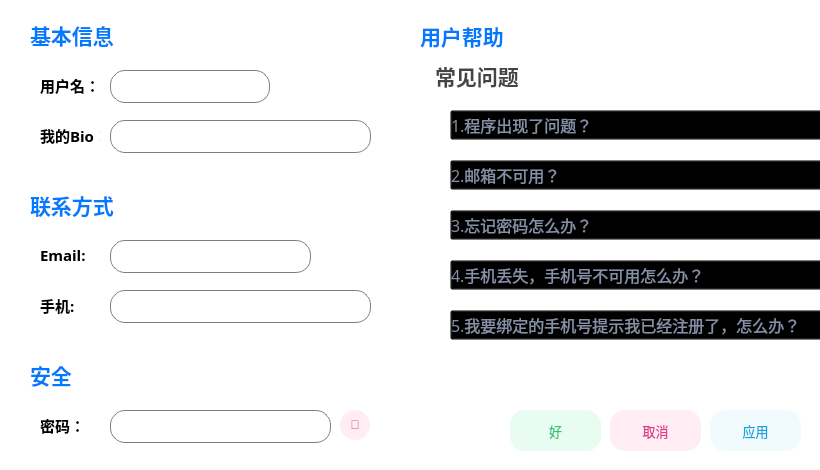
<?xml version="1.0" encoding="UTF-8"?>
<ui version="4.0">
 <class>MeWidget</class>
 <widget class="QWidget" name="MeWidget">
  <property name="geometry">
   <rect>
    <x>0</x>
    <y>0</y>
    <width>820</width>
    <height>470</height>
   </rect>
  </property>
  <property name="windowTitle">
   <string>Form</string>
  </property>
  <property name="styleSheet">
   <string notr="true">background-color: rgb(255, 255, 255);</string>
  </property>
  <widget class="QLabel" name="label">
   <property name="geometry">
    <rect>
     <x>30</x>
     <y>20</y>
     <width>90</width>
     <height>30</height>
    </rect>
   </property>
   <property name="font">
    <font>
     <family>微软雅黑</family>
     <pointsize>16</pointsize>
     <weight>75</weight>
     <bold>true</bold>
    </font>
   </property>
   <property name="styleSheet">
    <string notr="true">color: rgb(0, 123, 255);</string>
   </property>
   <property name="text">
    <string>基本信息</string>
   </property>
  </widget>
  <widget class="QLabel" name="label_2">
   <property name="geometry">
    <rect>
     <x>30</x>
     <y>190</y>
     <width>90</width>
     <height>30</height>
    </rect>
   </property>
   <property name="font">
    <font>
     <family>微软雅黑</family>
     <pointsize>16</pointsize>
     <weight>75</weight>
     <bold>true</bold>
    </font>
   </property>
   <property name="styleSheet">
    <string notr="true">color: rgb(0, 123, 255);</string>
   </property>
   <property name="text">
    <string>联系方式</string>
   </property>
  </widget>
  <widget class="QLabel" name="label_3">
   <property name="geometry">
    <rect>
     <x>420</x>
     <y>20</y>
     <width>91</width>
     <height>31</height>
    </rect>
   </property>
   <property name="font">
    <font>
     <family>微软雅黑</family>
     <pointsize>16</pointsize>
     <weight>75</weight>
     <bold>true</bold>
    </font>
   </property>
   <property name="styleSheet">
    <string notr="true">color: rgb(0, 123, 255);</string>
   </property>
   <property name="text">
    <string>用户帮助</string>
   </property>
  </widget>
  <widget class="QLineEdit" name="lineEdit_username">
   <property name="geometry">
    <rect>
     <x>110</x>
     <y>70</y>
     <width>160</width>
     <height>33</height>
    </rect>
   </property>
   <property name="font">
    <font>
     <family>微软雅黑</family>
     <pointsize>11</pointsize>
    </font>
   </property>
   <property name="styleSheet">
    <string notr="true">border-radius:15px;
border:1px solid grey;</string>
   </property>
  </widget>
  <widget class="QLabel" name="label_4">
   <property name="geometry">
    <rect>
     <x>40</x>
     <y>70</y>
     <width>60</width>
     <height>30</height>
    </rect>
   </property>
   <property name="font">
    <font>
     <family>微软雅黑</family>
     <pointsize>11</pointsize>
     <weight>75</weight>
     <bold>true</bold>
    </font>
   </property>
   <property name="text">
    <string>用户名：</string>
   </property>
  </widget>
  <widget class="QLineEdit" name="lineEdit_bio">
   <property name="geometry">
    <rect>
     <x>110</x>
     <y>120</y>
     <width>261</width>
     <height>33</height>
    </rect>
   </property>
   <property name="font">
    <font>
     <family>微软雅黑</family>
     <pointsize>11</pointsize>
    </font>
   </property>
   <property name="styleSheet">
    <string notr="true">border-radius:15px;
border:1px solid grey;</string>
   </property>
  </widget>
  <widget class="QLabel" name="label_5">
   <property name="geometry">
    <rect>
     <x>40</x>
     <y>120</y>
     <width>60</width>
     <height>30</height>
    </rect>
   </property>
   <property name="font">
    <font>
     <family>微软雅黑</family>
     <pointsize>11</pointsize>
     <weight>75</weight>
     <bold>true</bold>
    </font>
   </property>
   <property name="text">
    <string>我的Bio：</string>
   </property>
  </widget>
  <widget class="QLineEdit" name="lineEdit_email">
   <property name="geometry">
    <rect>
     <x>110</x>
     <y>240</y>
     <width>201</width>
     <height>33</height>
    </rect>
   </property>
   <property name="font">
    <font>
     <family>微软雅黑</family>
     <pointsize>11</pointsize>
    </font>
   </property>
   <property name="styleSheet">
    <string notr="true">border-radius:15px;
border:1px solid grey;</string>
   </property>
  </widget>
  <widget class="QLabel" name="label_6">
   <property name="geometry">
    <rect>
     <x>40</x>
     <y>240</y>
     <width>60</width>
     <height>30</height>
    </rect>
   </property>
   <property name="font">
    <font>
     <family>微软雅黑</family>
     <pointsize>11</pointsize>
     <weight>75</weight>
     <bold>true</bold>
    </font>
   </property>
   <property name="text">
    <string>Email:</string>
   </property>
  </widget>
  <widget class="QLineEdit" name="lineEdit_phone">
   <property name="geometry">
    <rect>
     <x>110</x>
     <y>290</y>
     <width>261</width>
     <height>33</height>
    </rect>
   </property>
   <property name="font">
    <font>
     <family>微软雅黑</family>
     <pointsize>11</pointsize>
    </font>
   </property>
   <property name="styleSheet">
    <string notr="true">border-radius:15px;
border:1px solid grey;</string>
   </property>
  </widget>
  <widget class="QLabel" name="label_7">
   <property name="geometry">
    <rect>
     <x>40</x>
     <y>290</y>
     <width>60</width>
     <height>30</height>
    </rect>
   </property>
   <property name="font">
    <font>
     <family>微软雅黑</family>
     <pointsize>11</pointsize>
     <weight>75</weight>
     <bold>true</bold>
    </font>
   </property>
   <property name="text">
    <string>手机:</string>
   </property>
  </widget>
  <widget class="QPushButton" name="btn_apply">
   <property name="geometry">
    <rect>
     <x>710</x>
     <y>410</y>
     <width>91</width>
     <height>41</height>
    </rect>
   </property>
   <property name="font">
    <font>
     <family>微软雅黑</family>
     <pointsize>10</pointsize>
    </font>
   </property>
   <property name="toolTip">
    <string>&lt;html&gt;&lt;head/&gt;&lt;body&gt;&lt;p&gt;立即保存你的修改&lt;/p&gt;&lt;/body&gt;&lt;/html&gt;</string>
   </property>
   <property name="styleSheet">
    <string notr="true">QPushButton{
	color:#13A4DB; 
	background-color:#F1FBFE;

	transition-duration: 0.4s;
    border: 3px;
    border-radius: 15px;
}

QPushButton:hover{
	background-color:#1383B6;
	color:white;
}

</string>
   </property>
   <property name="text">
    <string>应用</string>
   </property>
  </widget>
  <widget class="QPushButton" name="btn_cancel">
   <property name="geometry">
    <rect>
     <x>610</x>
     <y>410</y>
     <width>91</width>
     <height>41</height>
    </rect>
   </property>
   <property name="font">
    <font>
     <family>微软雅黑</family>
     <pointsize>10</pointsize>
    </font>
   </property>
   <property name="toolTip">
    <string>&lt;html&gt;&lt;head/&gt;&lt;body&gt;&lt;p&gt;不做任何保存，返回主界面&lt;/p&gt;&lt;/body&gt;&lt;/html&gt;</string>
   </property>
   <property name="styleSheet">
    <string notr="true">QPushButton{
	color:#DF3B88; 
	background-color:#FFEDF3;

	transition-duration: 0.4s;
    border: 3px;
    border-radius: 15px;
}

QPushButton:hover{
	background-color:#DF3B88;
	color:white;
}

</string>
   </property>
   <property name="text">
    <string>取消</string>
   </property>
  </widget>
  <widget class="QPushButton" name="btn_OK">
   <property name="geometry">
    <rect>
     <x>510</x>
     <y>410</y>
     <width>91</width>
     <height>41</height>
    </rect>
   </property>
   <property name="font">
    <font>
     <family>微软雅黑</family>
     <pointsize>10</pointsize>
    </font>
   </property>
   <property name="toolTip">
    <string>&lt;html&gt;&lt;head/&gt;&lt;body&gt;&lt;p&gt;保存并返回主界面&lt;/p&gt;&lt;/body&gt;&lt;/html&gt;</string>
   </property>
   <property name="styleSheet">
    <string notr="true">QPushButton{
	color:#34C471; 
	background-color:#E9FCF1;

	transition-duration: 0.4s;
    border: 3px;
    border-radius: 15px;
}

QPushButton:hover{
	background-color:#34C471;
	color:white;
}

</string>
   </property>
   <property name="text">
    <string>好</string>
   </property>
  </widget>
  <widget class="QLabel" name="label_8">
   <property name="geometry">
    <rect>
     <x>30</x>
     <y>170</y>
     <width>351</width>
     <height>16</height>
    </rect>
   </property>
   <property name="styleSheet">
    <string notr="true">border-image: url(:/hr_long.png);</string>
   </property>
   <property name="text">
    <string/>
   </property>
  </widget>
  <widget class="QLabel" name="label_9">
   <property name="geometry">
    <rect>
     <x>440</x>
     <y>370</y>
     <width>371</width>
     <height>16</height>
    </rect>
   </property>
   <property name="styleSheet">
    <string notr="true">border-image: url(:/hr_long.png);</string>
   </property>
   <property name="text">
    <string/>
   </property>
  </widget>
  <widget class="QLabel" name="label_10">
   <property name="geometry">
    <rect>
     <x>435</x>
     <y>60</y>
     <width>380</width>
     <height>31</height>
    </rect>
   </property>
   <property name="font">
    <font>
     <family>微软雅黑</family>
     <pointsize>16</pointsize>
     <weight>75</weight>
     <bold>true</bold>
    </font>
   </property>
   <property name="styleSheet">
    <string notr="true">color: #444444;</string>
   </property>
   <property name="text">
    <string>常见问题</string>
   </property>
  </widget>
  <widget class="QPushButton" name="pushButton_Q1">
   <property name="geometry">
    <rect>
     <x>450</x>
     <y>110</y>
     <width>380</width>
     <height>30</height>
    </rect>
   </property>
   <property name="font">
    <font>
     <family>微软雅黑</family>
     <pointsize>12</pointsize>
    </font>
   </property>
   <property name="styleSheet">
    <string notr="true">QPushButton{
color:#8590A6;
background:transparent;
text-align:left;
}
QPushButton:hover{
background-color:#E9FCF1;
color:black;
}</string>
   </property>
   <property name="text">
    <string>1.程序出现了问题？</string>
   </property>
  </widget>
  <widget class="QPushButton" name="pushButton_Q2">
   <property name="geometry">
    <rect>
     <x>450</x>
     <y>160</y>
     <width>380</width>
     <height>30</height>
    </rect>
   </property>
   <property name="font">
    <font>
     <family>微软雅黑</family>
     <pointsize>12</pointsize>
    </font>
   </property>
   <property name="styleSheet">
    <string notr="true">QPushButton{
color:#8590A6;
background:transparent;
text-align:left;
}
QPushButton:hover{
background-color:#E9FCF1;
color:black;
}</string>
   </property>
   <property name="text">
    <string>2.邮箱不可用？</string>
   </property>
  </widget>
  <widget class="QPushButton" name="pushButton_Q3">
   <property name="geometry">
    <rect>
     <x>450</x>
     <y>210</y>
     <width>380</width>
     <height>30</height>
    </rect>
   </property>
   <property name="font">
    <font>
     <family>微软雅黑</family>
     <pointsize>12</pointsize>
    </font>
   </property>
   <property name="styleSheet">
    <string notr="true">QPushButton{
color:#8590A6;
background:transparent;
text-align:left;
}
QPushButton:hover{
background-color:#E9FCF1;
color:black;
}</string>
   </property>
   <property name="text">
    <string>3.忘记密码怎么办？</string>
   </property>
  </widget>
  <widget class="QPushButton" name="pushButton_Q4">
   <property name="geometry">
    <rect>
     <x>450</x>
     <y>260</y>
     <width>380</width>
     <height>30</height>
    </rect>
   </property>
   <property name="font">
    <font>
     <family>微软雅黑</family>
     <pointsize>12</pointsize>
    </font>
   </property>
   <property name="styleSheet">
    <string notr="true">QPushButton{
color:#8590A6;
background:transparent;
text-align:left;
}
QPushButton:hover{
background-color:#E9FCF1;
color:black;
}</string>
   </property>
   <property name="text">
    <string>4.手机丢失，手机号不可用怎么办？</string>
   </property>
  </widget>
  <widget class="QPushButton" name="pushButton_Q5">
   <property name="geometry">
    <rect>
     <x>450</x>
     <y>310</y>
     <width>380</width>
     <height>30</height>
    </rect>
   </property>
   <property name="font">
    <font>
     <family>微软雅黑</family>
     <pointsize>12</pointsize>
    </font>
   </property>
   <property name="styleSheet">
    <string notr="true">QPushButton{
color:#8590A6;
background:transparent;
text-align:left;
}
QPushButton:hover{
background-color:#E9FCF1;
color:black;
}</string>
   </property>
   <property name="text">
    <string>5.我要绑定的手机号提示我已经注册了，怎么办？</string>
   </property>
  </widget>
  <widget class="QLabel" name="label_11">
   <property name="geometry">
    <rect>
     <x>30</x>
     <y>340</y>
     <width>351</width>
     <height>16</height>
    </rect>
   </property>
   <property name="styleSheet">
    <string notr="true">border-image: url(:/hr_long.png);</string>
   </property>
   <property name="text">
    <string/>
   </property>
  </widget>
  <widget class="QLabel" name="label_12">
   <property name="geometry">
    <rect>
     <x>30</x>
     <y>360</y>
     <width>90</width>
     <height>30</height>
    </rect>
   </property>
   <property name="font">
    <font>
     <family>微软雅黑</family>
     <pointsize>16</pointsize>
     <weight>75</weight>
     <bold>true</bold>
    </font>
   </property>
   <property name="styleSheet">
    <string notr="true">color: rgb(0, 123, 255);</string>
   </property>
   <property name="text">
    <string>安全</string>
   </property>
  </widget>
  <widget class="QLineEdit" name="lineEdit_password">
   <property name="geometry">
    <rect>
     <x>110</x>
     <y>410</y>
     <width>221</width>
     <height>33</height>
    </rect>
   </property>
   <property name="font">
    <font>
     <family>微软雅黑</family>
     <pointsize>11</pointsize>
    </font>
   </property>
   <property name="styleSheet">
    <string notr="true">border-radius:15px;
border:1px solid grey;</string>
   </property>
  </widget>
  <widget class="QLabel" name="label_13">
   <property name="geometry">
    <rect>
     <x>40</x>
     <y>410</y>
     <width>60</width>
     <height>30</height>
    </rect>
   </property>
   <property name="font">
    <font>
     <family>微软雅黑</family>
     <pointsize>11</pointsize>
     <weight>75</weight>
     <bold>true</bold>
    </font>
   </property>
   <property name="text">
    <string>密码：</string>
   </property>
  </widget>
  <widget class="QPushButton" name="pushButton_showPassword">
   <property name="geometry">
    <rect>
     <x>340</x>
     <y>410</y>
     <width>30</width>
     <height>30</height>
    </rect>
   </property>
   <property name="toolTip">
    <string>&lt;html&gt;&lt;head/&gt;&lt;body&gt;&lt;p&gt;显示密码&lt;/p&gt;&lt;/body&gt;&lt;/html&gt;</string>
   </property>
   <property name="styleSheet">
    <string notr="true">QPushButton{
	color:#DF3B88; 
	background-color:#FFEDF3;

	transition-duration: 0.4s;
    border: 3px;
    border-radius: 15px;
}

QPushButton:hover{
	background-color:#DF3B88;
	color:white;
}
</string>
   </property>
   <property name="text">
    <string>🔑</string>
   </property>
  </widget>
  <widget class="QLabel" name="label_username_hint">
   <property name="geometry">
    <rect>
     <x>280</x>
     <y>70</y>
     <width>151</width>
     <height>31</height>
    </rect>
   </property>
   <property name="font">
    <font>
     <family>微软雅黑</family>
     <pointsize>11</pointsize>
     <weight>75</weight>
     <bold>true</bold>
    </font>
   </property>
   <property name="text">
    <string/>
   </property>
  </widget>
  <widget class="QLabel" name="label_email_hint">
   <property name="geometry">
    <rect>
     <x>320</x>
     <y>240</y>
     <width>121</width>
     <height>31</height>
    </rect>
   </property>
   <property name="font">
    <font>
     <family>微软雅黑</family>
     <pointsize>11</pointsize>
     <weight>75</weight>
     <bold>true</bold>
    </font>
   </property>
   <property name="text">
    <string/>
   </property>
  </widget>
 </widget>
 <resources/>
 <connections/>
</ui>
